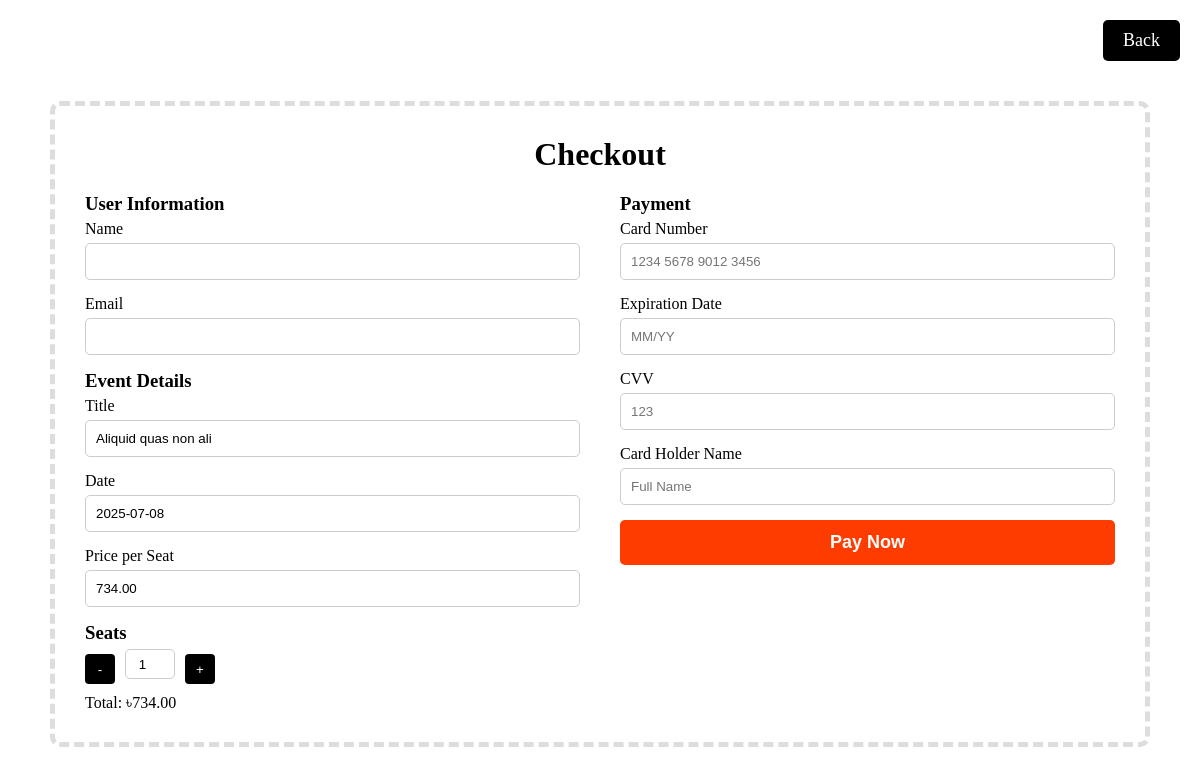
The app's page /views/checkout_page.php?id=9 with its own data.
### tables this page shows
CREATE TABLE `events` (
  `id` int(11) NOT NULL,
  `title` varchar(255) NOT NULL,
  `price` decimal(10,2) NOT NULL,
  `location` varchar(255) NOT NULL,
  `date` date NOT NULL,
  `time` varchar(50) NOT NULL,
  `category` varchar(100) NOT NULL,
  `organizer` varchar(100) NOT NULL,
  `image` varchar(255) DEFAULT NULL,
  `description` text DEFAULT NULL,
  `available_seats` int(11) NOT NULL
);

### models/admin_model.php (called while the page is built, shortened)
<?php
require __DIR__ . '../../config/db.php';
function getEventById($id){
  global $conn;
  $sql="select * from events where id='$id'";
  $result=$conn->query($sql);
  $event=$result->fetch_assoc();
  return $event;
}
?>

### controllers/user_controller.php (called while the page is built, shortened)
<?php
include __DIR__ . '../../models/user_model.php';
include __DIR__ . '../../models/admin_model.php';
function eventById($id){
  return getEventById($id);
}
?>

### views/checkout_page.php (the view, shortened to what this page needs)
<?php
include '../controllers/user_controller.php';
$user=$_SESSION['user'];
$eventId=$_GET['id'];
$event=eventById($eventId);
?>
<!DOCTYPE html>
<html lang="en">
<head>
  <link rel="stylesheet" href="../public/styles/checkout.css">
</head>
<body>
  <div class="back-btn-container">
    <a href='./event_details_page.php?id=<?php echo $eventId ?>' class="back-btn">Back</a>
  </div>
  <section>
    <h2>Checkout</h2>
    <div class="checkout-container">
      <div class="details-section">
        <div class="user-info">
          <h3>User Information</h3>
          <label>Name</label>
          <input type="text" value="<?php echo $user['name'] ?>" readonly>
          <label>Email</label>
          <input type="email" value="<?php echo $user['email'] ?>" readonly>
        </div>
        <div class="event-info">
          <h3>Event Details</h3>
          <label>Title</label>
          <input type="text" value="<?php echo $event['title'] ?>" readonly>
          <label>Date</label>
          <input type="text" value="<?php echo $event['date'] ?>" readonly>
          <label>Price per Seat</label>
          <input type="text" value="<?php echo $event['price'] ?>" readonly>
        </div>
        <div class="seat-selector">
          <h3>Seats</h3>
          <div class="seat-input">
            <button class="seat-btn" onclick="updateSeats(-1)">-</button>
            <input type="number" id="seats" name="seats" value="1" min="1" onchange="calculateTotal()"/>
            <button class="seat-btn" onclick="updateSeats(1)">+</button>
          </div>
          <p>Total: ৳<span id="total"><?php echo $event['price'] ?></span></p>
        </div>
      </div>
      <div class="payment-section">
        <h3>Payment</h3>
        <form action="../controllers/checkout_controller.php" method="POST">
          <label>Card Number</label>
          <input type="text" name="card_number" required placeholder="1234 5678 9012 3456">
          <label>Expiration Date</label>
          <input type="text" name="expiry" required placeholder="MM/YY">
          <label>CVV</label>
          <input type="text" name="cvv" required placeholder="123">
          <label>Card Holder Name</label>
          <input type="text" name="card_name" required placeholder="Full Name">
          <button type="submit" class="btn-primary">Pay Now</button>
        </form>
      </div>
    </div>
</body>
</html>

### public/styles/checkout.css (style rules this page uses)
* { margin: 0; padding: 0; box-sizing: border-box; }
.back-btn-container { display: flex; padding: 0 20px; margin-top: 20px; align-items: center; justify-content: flex-end; }
.back-btn { background-color: black; color: #fff; padding: 10px 20px; border-radius: 5px; text-decoration: none; font-size: 18px; }
section { max-width: 1100px; margin: 40px auto; padding: 30px; border-radius: 10px; border: 5px dashed #ddd; }
section>h2 { text-align: center; margin-bottom: 20px; font-size: 32px; }
.checkout-container { display: flex; align-items: flex-start; justify-content: space-between; gap: 40px; }
.details-section { width:50%; }
.payment-section { width:50%; }
.user-info, .event-info { width: 100%; }
label { display: block; margin-bottom: 5px; margin-top: 5px; }
input { display: block; width: 100%; padding: 10px; margin-top: 5px; margin-bottom: 15px; border-radius: 5px; border: 1px solid #ccc; }
.seat-input { display: flex; align-items: center; gap: 10px; }
.seat-btn { width: 30px; height: 30px; background-color: black; color: white; border: none; border-radius: 4px; }
.seat-input input { width: 50px; height: 30px; text-align: center; }
.btn-primary { width: 100%; padding: 12px; background-color: #ff3c00; border: none; color: white; font-weight: bold; border-radius: 5px; cursor: pointer; font-size: 18px; }

### records on screen
events: title "Aliquid quas non ali", date "2025-07-08", price "734.00"
